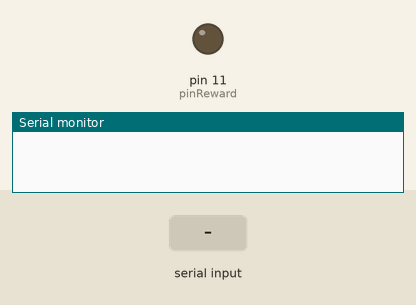
Recording of a program running on a simulated Arduino Mega 2560, built with avr-gcc and run on an emulated ATmega2560. Parts: output pins drawn as LEDs (lit = HIGH), the last lines printed to the serial monitor. Dashed ring = blinking. The inputs (shaded band) are chosen by the test bench.

Above: at 1.2 s.
1.3 s: byte 32 (32) received over Serial
At 1.37 s:
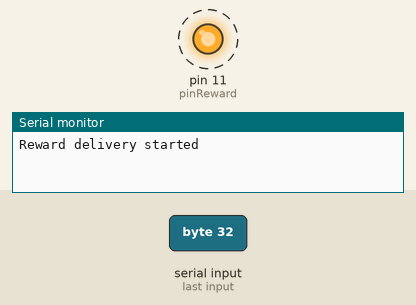
4.3 s: "r" received over Serial
At 4.37 s:
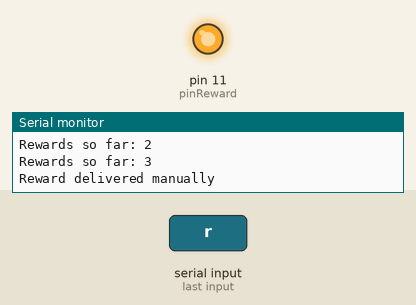
5.8 s: "m" received over Serial
7.3 s: "f" received over Serial
Timing chart, 0 to 9.8 s (numbered marks = the images above; inputs shaded):
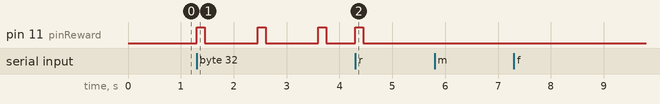

Measured:
- after the input at 1.3 s, pin 11 (pinReward): alternates HIGH for 0.15 s and LOW for 1.0 s, starting at once

The program:

main.cpp
```cpp
#include <Arduino.h>
//:-:-:-:-:-:-:-:-:-:-:-:-:-:-:-:-:-:PARAMETERS:-:-:-:-:-:-:-:-:-:-:-:-:-:-:-:-:-:
// -----Important, make sure pin is correct!!!-----
const unsigned int pinReward = 11;

// -----Reward delivery times-----
unsigned int tIRI = 1000;
unsigned int tReward = 150;

// -----Initialise-----
bool doRun = false;
bool doBreak = false;

int state = 0;
int nextstate = 0;

int counter = 0;
int incomingByte = 0;

// -----Timer parameters-----
unsigned long pTimer;
unsigned long tTimer;
bool doTime = false;


//:-:-:-:-:-:-:-:-:-:-:-:-:-:-:-:-:-:FUNCTIONS:-:-:-:-:-:-:-:-:-:-:-:-:-:-:-:-:-:
// f(background timer)-----
void bgtimer(int tDur){
  doTime = true;
  pTimer = millis();
  tTimer = tDur;
}

// f(state transition)-----
void transition(int n){
  state = -1;     // Set initial state to default
  nextstate = n;  // Advance state index
}


//:-:-:-:-:-:-:-:-:-:-:-:-:-:-:-:-:-:SETUP:-:-:-:-:-:-:-:-:-:-:-:-:-:-:-:-:-:
void setup() {
  Serial.begin(9600);     // Open serial port, set data rate to 9600 bps
  pinMode(pinReward,OUTPUT); // Set pins to output
}

//:-:-:-:-:-:-:-:-:-:-:-:-:-:-:-:-:-:LOOP:-:-:-:-:-:-:-:-:-:-:-:-:-:-:-:-:-:
void loop() {
  // ........Serial communication..........
  if (Serial.available() > 0) {
    // FIX BUG TOOOR
    digitalWrite(pinReward,LOW); // @megha, does this do it?

    // Read the incoming byte
    incomingByte = Serial.read();

    // Start/stop reward delivery via SPACE BAR
    if (incomingByte == 32){
      doRun = !doRun;
      if (doRun){
        Serial.println("Reward delivery started");
        doRun = true;
      }
      else{
        Serial.println("Reward delivery stopped");
        doRun = false;
      }
    }

    // Show key press (uncomment to see in serial monitor):
    // Serial.println(incomingByte, DEC);

    // Increase or decrease reward amount via "m" (for MORE) and "l" (for LESS) keys respectively
    if (incomingByte == 109){
      tReward += 10;
      Serial.print("Reward delivery now: ");
      Serial.print(tReward);
      Serial.println("ms");
    }
    if (incomingByte == 108){
      tReward -= 10;
      Serial.print("Reward delivery now: ");
      Serial.print(tReward);
      Serial.println("ms");
    }
    // Increase or decrease inter-reward interval via "s" (for SLOWER) and "f" (for FASTER) keys respectively
    if (incomingByte == 102){
      tIRI -= 50;
      Serial.print("Inter-reward interval now: ");
      Serial.print(tIRI);
      Serial.println("ms");
    }
    if (incomingByte == 115){
      tIRI += 50;
      Serial.print("Inter-reward interval now: ");
      Serial.print(tIRI);
      Serial.println("ms");
    }
    // Manual reward delivery via "r" (for REWARD) key
    if (incomingByte == 114){
      doRun = true;
      doBreak = true;
      state = 0;
      doTime = false;
      Serial.println("Reward delivered manually");
    }
    // Reset reward counter via "c" (for crab juice) key
    if (incomingByte == 99){
      counter = 0;
      Serial.println("Reward counter reset to zero");
    }
  }

  // ........State progression........
  if (doRun){
    //..........Timer..........
      if (doTime){
        if (millis() - pTimer >= tTimer)
        {
          state = nextstate; // Trigger state transition via switch cases below
          doTime = false; // Switch off timer
        }
      }
    //..........Switch cases to control reward delivery stages..........
    switch (state){
      case 0: // Start reward
        bgtimer(tReward); // Start timer
        digitalWrite(pinReward,HIGH);
        transition(1); // Advance state index
       break;
      case 1: // Stop reward
        digitalWrite(pinReward,LOW);
        counter += 1;
        Serial.print("Rewards so far: ");
        Serial.println(counter);
        if (doBreak){
          doRun = false;
          doBreak = false;
          break;
        }
        transition(2); // Advance state index
      case 2: // Inter reward interval
        bgtimer(tIRI); // Start timer
        transition(0); // Advance state index
        break;
      default:
        break;
    }
  }
}
```
